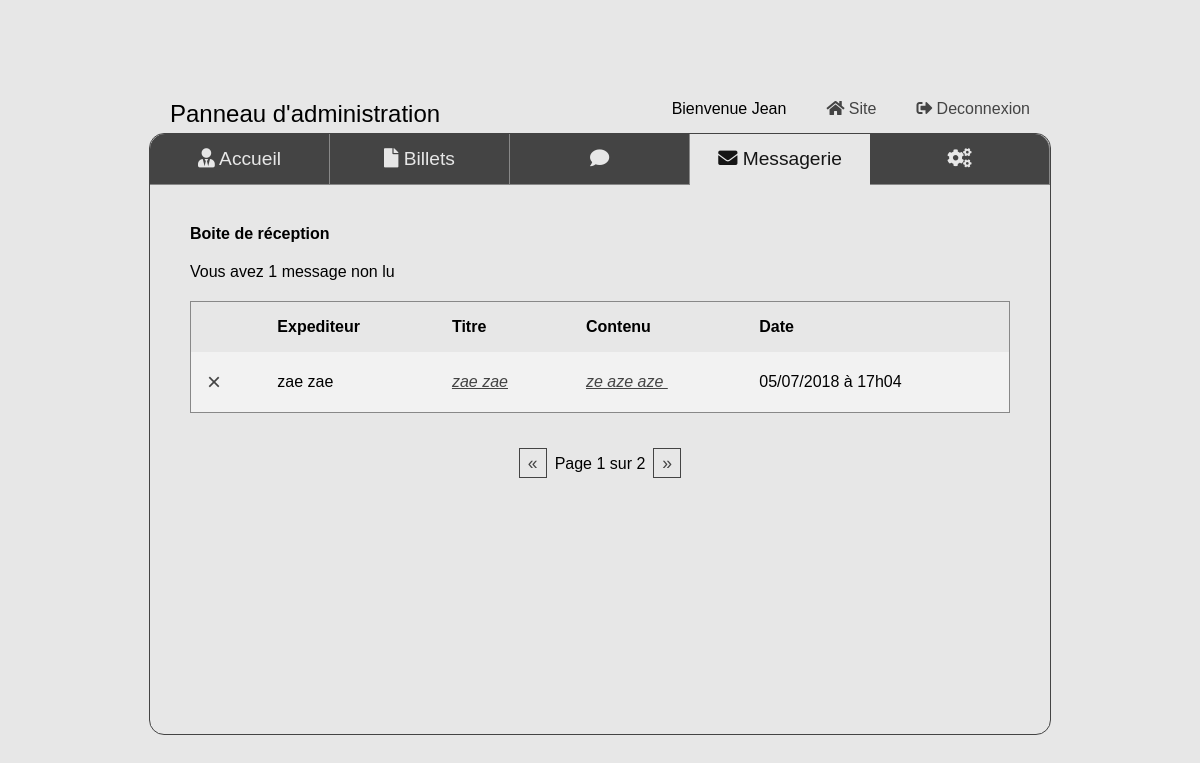
Before: /index.php?action=panel&page=mailbox (signed in) with the older database file.
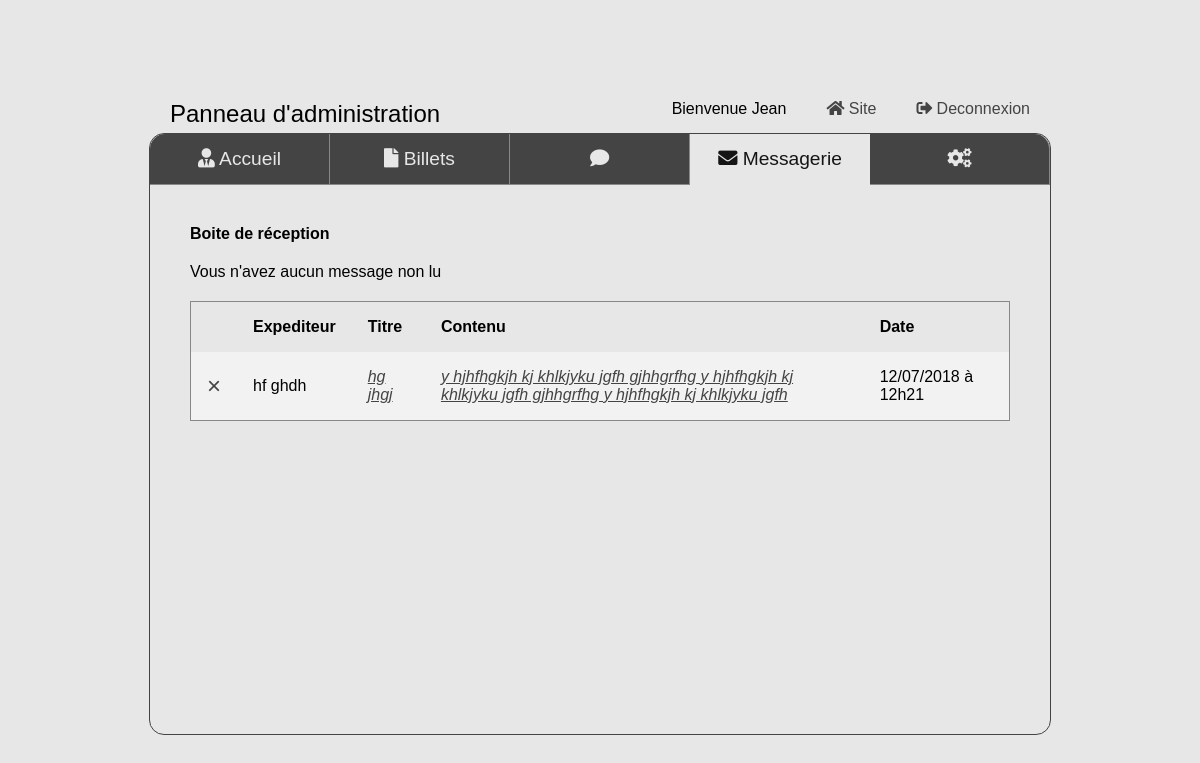
After: the same page with the newer database file.
### tables this page shows
CREATE TABLE IF NOT EXISTS `messages` (
  `id` int(11) NOT NULL AUTO_INCREMENT,
  `topic` varchar(255) NOT NULL,
  `message` text NOT NULL,
  `sender` varchar(255) NOT NULL,
  `messageDate` datetime NOT NULL,
  `messageRead` tinyint(1) NOT NULL,
  PRIMARY KEY (`id`)
);

### controller/panelController.php (called while the page is built, shortened)
			</script> <?php
function mailbox($cPage, $perPage){
	$db = new Manager;
	$messageManager = new MessageManager($db);
	$postManager = new PostsManager($db);
	$nbPost = $postManager->count();
	$nbPage = ceil($nbPost / $perPage);
	if(isset($_GET['p']) && $_GET['p'] > 0 && $_GET['p'] <= $nbPage){
		$cPage = $_GET['p'];
	}
	else{
		if(isset($_GET['p']) && $_GET['p'] >= $nbPage){
			$cPage = $nbPage;
		}
		else{
			$cPage = 1;
		}
	}
	require('view/adminPanel/mailboxView.php');
}

### Model/Manager.php (called while the page is built, shortened)
<?php
class Manager {
	public function setDb(){
    	$this->db = new \PDO('mysql:host=localhost;dbname=projet4', 'root', '');
  	}
}

### Model/MessageManager.php (called while the page is built, shortened)
<?php
require_once('model/Manager.php');
class MessageManager extends Manager {
    public function count(){
      return $this->db->query('SELECT COUNT(*) FROM messages WHERE messageRead = "0"')->fetchColumn();
    }
  	public function getMessagesList($cPage, $perPage){
  		$messagesList = [];
  		$req = $this->db->query('SELECT id, topic, message, sender, messageDate, messageRead FROM messages ORDER BY id DESC LIMIT '.(($cPage-1)*$perPage).','.$perPage);
  		while($data = $req->fetch(PDO::FETCH_ASSOC)){
  			$messagesList[] = new Message($data);
  		}
  		return $messagesList;
  	}
}

### Model/Message.php (called while the page is built, shortened)
<?php
class Message {
	protected $id;
	protected $topic;
	protected $message;
	protected $sender;
	protected $messageDate;
 	public function hydrate(array $data){
    	foreach ($data as $key => $value)
    	{
      		$method = 'set'.ucfirst($key);
    	}
  	}
	public function getId(){
		return $this->id;
	}
	public function getTopic(){
		return $this->topic;
	}
	public function getMessage(){
		return $this->message;
	}
	public function getSender(){
		return $this->sender;
	}
	public function getMessageDate(){
		return $this->messageDate;
	}
	public function setId($id){
		$id = (int) $id;
		if($id > 0){
			$this->id = $id;
		}
	}
	public function setTopic($topic){
		if(is_string($topic)){
			$this->topic = $topic;
		}
	}
	public function setMessage($message){
		if(is_string($message)){
			$this->message = $message;
		}
	}
	public function setSender($sender){
		if(is_string($sender)){
			$this->sender = $sender;
		}
	}
	public function setMessageDate($messageDate){
		$newDate = date("d/m/Y à H\hi", strtotime($messageDate));
		$this->messageDate = $newDate;
	}
}

### Model/PostsManager.php (called while the page is built, shortened)
<?php
require_once('model/Manager.php');
class PostsManager extends Manager {
    public function count(){
        return $this->db->query('SELECT COUNT(*) FROM posts')->fetchColumn();;
    }
}

### View/adminPanel/mailboxView.php (the view, shortened to what this page needs)
<?php ob_start();
echo '<div class="mailBox"><h4>Boite de réception</h4>';
$unreadMessage = $messageManager->count();
if($unreadMessage == 0){
	echo 'Vous n\'avez aucun message non lu';
}
elseif($unreadMessage == 1){
	echo 'Vous avez '.$unreadMessage.' message non lu';
}
else{
	echo 'Vous avez '.$unreadMessage.' messages non lus';
} ?>
<table class="mailTable">
	<tr>
		<th></th>
		<th>Expediteur</th>
		<th>Titre</th>
		<th>Contenu</th>
		<th>Date</th>
	</tr>
<?php
$getMessages = $messageManager->getMessagesList($cPage, $perPage);
foreach($getMessages as $message){
		echo '	<tr><td><button type="button" id="'.$message->getId().'" class="delete mailDelete">&times;</button></td>
				<td>'.$message->getSender().'</td>
				<td><a href="index.php?action=panel&amp;page=mailbox&amp;function=message&amp;id='.$message->getId().'">'. $message->getTopic().'</a></td>
				<td><a href="index.php?action=panel&amp;page=mailbox&amp;function=message&amp;id='.$message->getId().'">'.substr($message->getMessage(), 0, 110).'</a></td>
				<td>'. $message->getMessageDate().'</td>
				</tr>';
	} echo '</table></div>';
if($nbPage > 1){
	echo '<div class="pagePres"><a href="index.php?action=panel&amp;page=mailbox&amp;p='.($cPage -1).'">&laquo;</a>';
	echo 'Page '. $cPage . ' sur '.$nbPage;
	echo '<a href="index.php?action=panel&amp;page=mailbox&amp;p='.($cPage +1).'">&raquo;</a></div>';
}
require('adminPanelView.php'); ?>

Changed rows visible on the page:
removed messages: sender "zae zae", topic "zae zae", message "ze aze aze", messageDate "05/07/2018 à 17h04"
added messages: sender "hf ghdh", topic "hg jhgj", message "y hjhfhgkjh kj khlkjyku jgfh gjhhgrfhg y hjhfhgkjh kj khlkjyku jgfh gjhhgrfhg y hjhfhgkjh kj khlkjyku jgfh", messageDate "12/07/2018 à 12h21"
Other visible differences:
$unreadMessage: "1" → (not shown)
$cPage: "1" → (not shown)
$nbPage: "2" → (not shown)
text no longer shown: "Vous avez message non lu « Page sur »"
text now shown: "Vous n ' avez aucun message non lu"
